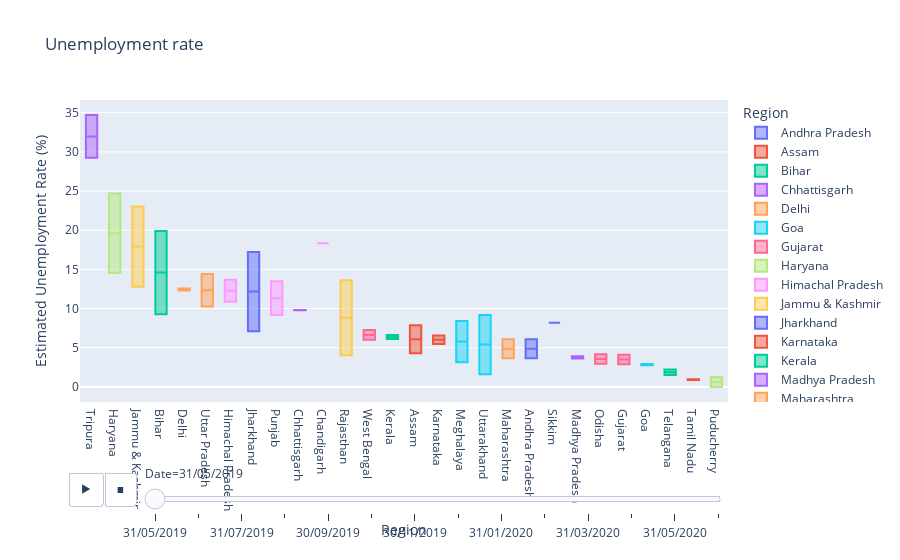

This figure's notebook cell:
### Markdown cell above
# Analyzing Data By Boxplot

### Code cell
fg = px.box(df,x='Region',y='Estimated Unemployment Rate (%)',color='Region',title='Unemployment rate',animation_frame='Date',template='plotly')
fg.update_layout(xaxis={'categoryorder':'total descending'})
fg.show()

### Figure 1 — Plotly figure (JSON) as saved in the notebook; plotly's stock layout.template omitted (floating-point values rounded to 4 significant figures)
{"data": [{"alignmentgroup": "True", "hovertemplate": "Region=%{x}<br>Date=31/05/2019<br>Estimated Unemployment Rate (%)=%{y}<extra></extra>", "legendgroup": "Andhra Pradesh", "marker": {"color": "#636efa"}, "name": "Andhra Pradesh", "notched": false, "offsetgroup": "Andhra Pradesh", "orientation": "v", "showlegend": true, "type": "box", "x": ["Andhra Pradesh", "Andhra Pradesh"], "x0": " ", "xaxis": "x", "y": [3.65, 6.09], "y0": " ", "yaxis": "y"}, {"alignmentgroup": "True", "hovertemplate": "Region=%{x}<br>Date=31/05/2019<br>Estimated Unemployment Rate (%)=%{y}<extra></extra>", "legendgroup": "Assam", "marker": {"color": "#EF553B"}, "name": "Assam", "notched": false, "offsetgroup": "Assam", "orientation": "v", "showlegend": true, "type": "box", "x": ["Assam", "Assam"], "x0": " ", "xaxis": "x", "y": [4.29, 7.87], "y0": " ", "yaxis": "y"}, {"alignmentgroup": "True", "hovertemplate": "Region=%{x}<br>Date=31/05/2019<br>Estimated Unemployment Rate (%)=%{y}<extra></extra>", "legendgroup": "Bihar", "marker": {"color": "#00cc96"}, "name": "Bihar", "notched": false, "offsetgroup": "Bihar", "orientation": "v", "showlegend": true, "type": "box", "x": ["Bihar", "Bihar"], "x0": " ", "xaxis": "x", "y": [9.27, 19.9], "y0": " ", "yaxis": "y"}, {"alignmentgroup": "True", "hovertemplate": "Region=%{x}<br>Date=31/05/2019<br>Estimated Unemployment Rate (%)=%{y}<extra></extra>", "legendgroup": "Chhattisgarh", "marker": {"color": "#ab63fa"}, "name": "Chhattisgarh", "notched": false, "offsetgroup": "Chhattisgarh", "orientation": "v", "showlegend": true, "type": "box", "x": ["Chhattisgarh", "Chhattisgarh"], "x0": " ", "xaxis": "x", "y": [9.82, 9.77], "y0": " ", "yaxis": "y"}, {"alignmentgroup": "True", "hovertemplate": "Region=%{x}<br>Date=31/05/2019<br>Estimated Unemployment Rate (%)=%{y}<extra></extra>", "legendgroup": "Delhi", "marker": {"color": "#FFA15A"}, "name": "Delhi", "notched": false, "offsetgroup": "Delhi", "orientation": "v", "showlegend": true, "type": "box", "x": ["Delhi", "Delhi"], "x0": " ", "xaxis": "x", "y": [12.56, 12.31], "y0": " ", "yaxis": "y"}, {"alignmentgroup": "True", "hovertemplate": "Region=%{x}<br>Date=31/05/2019<br>Estimated Unemployment Rate (%)=%{y}<extra></extra>", "legendgroup": "Goa", "marker": {"color": "#19d3f3"}, "name": "Goa", "notched": false, "offsetgroup": "Goa", "orientation": "v", "showlegend": true, "type": "box", "x": ["Goa", "Goa"], "x0": " ", "xaxis": "x", "y": [2.91, 2.75], "y0": " ", "yaxis": "y"}, {"alignmentgroup": "True", "hovertemplate": "Region=%{x}<br>Date=31/05/2019<br>Estimated Unemployment Rate (%)=%{y}<extra></extra>", "legendgroup": "Gujarat", "marker": {"color": "#FF6692"}, "name": "Gujarat", "notched": false, "offsetgroup": "Gujarat", "orientation": "v", "showlegend": true, "type": "box", "x": ["Gujarat", "Gujarat"], "x0": " ", "xaxis": "x", "y": [2.88, 4.09], "y0": " ", "yaxis": "y"}, {"alignmentgroup": "True", "hovertemplate": "Region=%{x}<br>Date=31/05/2019<br>Estimated Unemployment Rate (%)=%{y}<extra></extra>", "legendgroup": "Haryana", "marker": {"color": "#B6E880"}, "name": "Haryana", "notched": false, "offsetgroup": "Haryana", "orientation": "v", "showlegend": true, "type": "box", "x": ["Haryana", "Haryana"], "x0": " ", "xaxis": "x", "y": [14.54, 24.67], "y0": " ", "yaxis": "y"}, {"alignmentgroup": "True", "hovertemplate": "Region=%{x}<br>Date=31/05/2019<br>Estimated Unemployment Rate (%)=%{y}<extra></extra>", "legendgroup": "Himachal Pradesh", "marker": {"color": "#FF97FF"}, "name": "Himachal Pradesh", "notched": false, "offsetgroup": "Himachal Pradesh", "orientation": "v", "showlegend": true, "type": "box", "x": ["Himachal Pradesh", "Himachal Pradesh"], "x0": " ", "xaxis": "x", "y": [13.68, 10.88], "y0": " ", "yaxis": "y"}, {"alignmentgroup": "True", "hovertemplate": "Region=%{x}<br>Date=31/05/2019<br>Estimated Unemployment Rate (%)=%{y}<extra></extra>", "legendgroup": "Jammu & Kashmir", "marker": {"color": "#FECB52"}, "name": "Jammu & Kashmir", "notched": false, "offsetgroup": "Jammu & Kashmir", "orientation": "v", "showlegend": true, "type": "box", "x": ["Jammu & Kashmir", "Jammu & Kashmir"], "x0": " ", "xaxis": "x", "y": [12.78, 23.04], "y0": " ", "yaxis": "y"}, {"alignmentgroup": "True", "hovertemplate": "Region=%{x}<br>Date=31/05/2019<br>Estimated Unemployment Rate (%)=%{y}<extra></extra>", "legendgroup": "Jharkhand", "marker": {"color": "#636efa"}, "name": "Jharkhand", "notched": false, "offsetgroup": "Jharkhand", "orientation": "v", "showlegend": true, "type": "box", "x": ["Jharkhand", "Jharkhand"], "x0": " ", "xaxis": "x", "y": [7.11, 17.23], "y0": " ", "yaxis": "y"}, {"alignmentgroup": "True", "hovertemplate": "Region=%{x}<br>Date=31/05/2019<br>Estimated Unemployment Rate (%)=%{y}<extra></extra>", "legendgroup": "Karnataka", "marker": {"color": "#EF553B"}, "name": "Karnataka", "notched": false, "offsetgroup": "Karnataka", "orientation": "v", "showlegend": true, "type": "box", "x": ["Karnataka", "Karnataka"], "x0": " ", "xaxis": "x", "y": [5.46, 6.56], "y0": " ", "yaxis": "y"}, {"alignmentgroup": "True", "hovertemplate": "Region=%{x}<br>Date=31/05/2019<br>Estimated Unemployment Rate (%)=%{y}<extra></extra>", "legendgroup": "Kerala", "marker": {"color": "#00cc96"}, "name": "Kerala", "notched": false, "offsetgroup": "Kerala", "orientation": "v", "showlegend": true, "type": "box", "x": ["Kerala", "Kerala"], "x0": " ", "xaxis": "x", "y": [6.63, 6.11], "y0": " ", "yaxis": "y"}, {"alignmentgroup": "True", "hovertemplate": "Region=%{x}<br>Date=31/05/2019<br>Estimated Unemployment Rate (%)=%{y}<extra></extra>", "legendgroup": "Madhya Pradesh", "marker": {"color": "#ab63fa"}, "name": "Madhya Pradesh", "notched": false, "offsetgroup": "Madhya Pradesh", "orientation": "v", "showlegend": true, "type": "box", "x": ["Madhya Pradesh", "Madhya Pradesh"], "x0": " ", "xaxis": "x", "y": [3.63, 3.91], "y0": " ", "yaxis": "y"}, {"alignmentgroup": "True", "hovertemplate": "Region=%{x}<br>Date=31/05/2019<br>Estimated Unemployment Rate (%)=%{y}<extra></extra>", "legendgroup": "Maharashtra", "marker": {"color": "#FFA15A"}, "name": "Maharashtra", "notched": false, "offsetgroup": "Maharashtra", "orientation": "v", "showlegend": true, "type": "box", "x": ["Maharashtra", "Maharashtra"], "x0": " ", "xaxis": "x", "y": [3.67, 6.08], "y0": " ", "yaxis": "y"}, {"alignmentgroup": "True", "hovertemplate": "Region=%{x}<br>Date=31/05/2019<br>Estimated Unemployment Rate (%)=%{y}<extra></extra>", "legendgroup": "Meghalaya", "marker": {"color": "#19d3f3"}, "name": "Meghalaya", "notched": false, "offsetgroup": "Meghalaya", "orientation": "v", "showlegend": true, "type": "box", "x": ["Meghalaya", "Meghalaya"], "x0": " ", "xaxis": "x", "y": [3.16, 8.4], "y0": " ", "yaxis": "y"}, {"alignmentgroup": "True", "hovertemplate": "Region=%{x}<br>Date=31/05/2019<br>Estimated Unemployment Rate (%)=%{y}<extra></extra>", "legendgroup": "Odisha", "marker": {"color": "#FF6692"}, "name": "Odisha", "notched": false, "offsetgroup": "Odisha", "orientation": "v", "showlegend": true, "type": "box", "x": ["Odisha", "Odisha"], "x0": " ", "xaxis": "x", "y": [4.17, 2.95], "y0": " ", "yaxis": "y"}, {"alignmentgroup": "True", "hovertemplate": "Region=%{x}<br>Date=31/05/2019<br>Estimated Unemployment Rate (%)=%{y}<extra></extra>", "legendgroup": "Puducherry", "marker": {"color": "#B6E880"}, "name": "Puducherry", "notched": false, "offsetgroup": "Puducherry", "orientation": "v", "showlegend": true, "type": "box", "x": ["Puducherry", "Puducherry"], "x0": " ", "xaxis": "x", "y": [0, 1.25], "y0": " ", "yaxis": "y"}, {"alignmentgroup": "True", "hovertemplate": "Region=%{x}<br>Date=31/05/2019<br>Estimated Unemployment Rate (%)=%{y}<extra></extra>", "legendgroup": "Punjab", "marker": {"color": "#FF97FF"}, "name": "Punjab", "notched": false, "offsetgroup": "Punjab", "orientation": "v", "showlegend": true, "type": "box", "x": ["Punjab", "Punjab"], "x0": " ", "xaxis": "x", "y": [9.17, 13.49], "y0": " ", "yaxis": "y"}, {"alignmentgroup": "True", "hovertemplate": "Region=%{x}<br>Date=31/05/2019<br>Estimated Unemployment Rate (%)=%{y}<extra></extra>", "legendgroup": "Rajasthan", "marker": {"color": "#FECB52"}, "name": "Rajasthan", "notched": false, "offsetgroup": "Rajasthan", "orientation": "v", "showlegend": true, "type": "box", "x": ["Rajasthan", "Rajasthan"], "x0": " ", "xaxis": "x", "y": [4.03, 13.62], "y0": " ", "yaxis": "y"}, {"alignmentgroup": "True", "hovertemplate": "Region=%{x}<br>Date=31/05/2019<br>Estimated Unemployment Rate (%)=%{y}<extra></extra>", "legendgroup": "Sikkim", "marker": {"color": "#636efa"}, "name": "Sikkim", "notched": false, "offsetgroup": "Sikkim", "orientation": "v", "showlegend": true, "type": "box", "x": ["Sikkim"], "x0": " ", "xaxis": "x", "y": [8.2], "y0": " ", "yaxis": "y"}, {"alignmentgroup": "True", "hovertemplate": "Region=%{x}<br>Date=31/05/2019<br>Estimated Unemployment Rate (%)=%{y}<extra></extra>", "legendgroup": "Tamil Nadu", "marker": {"color": "#EF553B"}, "name": "Tamil Nadu", "notched": false, "offsetgroup": "Tamil Nadu", "orientation": "v", "showlegend": true, "type": "box", "x": ["Tamil Nadu", "Tamil Nadu"], "x0": " ", "xaxis": "x", "y": [0.97, 0.89], "y0": " ", "yaxis": "y"}, {"alignmentgroup": "True", "hovertemplate": "Region=%{x}<br>Date=31/05/2019<br>Estimated Unemployment Rate (%)=%{y}<extra></extra>", "legendgroup": "Telangana", "marker": {"color": "#00cc96"}, "name": "Telangana", "notched": false, "offsetgroup": "Telangana", "orientation": "v", "showlegend": true, "type": "box", "x": ["Telangana", "Telangana"], "x0": " ", "xaxis": "x", "y": [2.23, 1.52], "y0": " ", "yaxis": "y"}, {"alignmentgroup": "True", "hovertemplate": "Region=%{x}<br>Date=31/05/2019<br>Estimated Unemployment Rate (%)=%{y}<extra></extra>", "legendgroup": "Tripura", "marker": {"color": "#ab63fa"}, "name": "Tripura", "notched": false, "offsetgroup": "Tripura", "orientation": "v", "showlegend": true, "type": "box", "x": ["Tripura", "Tripura"], "x0": " ", "xaxis": "x", "y": [29.25, 34.69], "y0": " ", "yaxis": "y"}, {"alignmentgroup": "True", "hovertemplate": "Region=%{x}<br>Date=31/05/2019<br>Estimated Unemployment Rate (%)=%{y}<extra></extra>", "legendgroup": "Uttar Pradesh", "marker": {"color": "#FFA15A"}, "name": "Uttar Pradesh", "notched": false, "offsetgroup": "Uttar Pradesh", "orientation": "v", "showlegend": true, "type": "box", "x": ["Uttar Pradesh", "Uttar Pradesh"], "x0": " ", "xaxis": "x", "y": [10.26, 14.4], "y0": " ", "yaxis": "y"}, {"alignmentgroup": "True", "hovertemplate": "Region=%{x}<br>Date=31/05/2019<br>Estimated Unemployment Rate (%)=%{y}<extra></extra>", "legendgroup": "Uttarakhand", "marker": {"color": "#19d3f3"}, "name": "Uttarakhand", "notched": false, "offsetgroup": "Uttarakhand", "orientation": "v", "showlegend": true, "type": "box", "x": ["Uttarakhand", "Uttarakhand"], "x0": " ", "xaxis": "x", "y": [1.63, 9.17], "y0": " ", "yaxis": "y"}, {"alignmentgroup": "True", "hovertemplate": "Region=%{x}<br>Date=31/05/2019<br>Estimated Unemployment Rate (%)=%{y}<extra></extra>", "legendgroup": "West Bengal", "marker": {"color": "#FF6692"}, "name": "West Bengal", "notched": false, "offsetgroup": "West Bengal", "orientation": "v", "showlegend": true, "type": "box", "x": ["West Bengal", "West Bengal"], "x0": " ", "xaxis": "x", "y": [6.02, 7.25], "y0": " ", "yaxis": "y"}, {"alignmentgroup": "True", "hovertemplate": "Region=%{x}<br>Date=31/05/2019<br>Estimated Unemployment Rate (%)=%{y}<extra></extra>", "legendgroup": "Chandigarh", "marker": {"color": "#FF97FF"}, "name": "Chandigarh", "notched": false, "offsetgroup": "Chandigarh", "orientation": "v", "showlegend": true, "type": "box", "x": ["Chandigarh"], "x0": " ", "xaxis": "x", "y": [18.35], "y0": " ", "yaxis": "y"}], "layout": {"boxmode": "overlay", "legend": {"title": {"text": "Region"}, "tracegroupgap": 0}, "sliders": [{"active": 0, "currentvalue": {"prefix": "Date="}, "len": 0.9, "pad": {"b": 10, "t": 60}, "steps": [{"args": [["31/05/2019"], {"frame": {"duration": 0, "redraw": true}, "fromcurrent": true, "mode": "immediate", "transition": {"duration": 0, "easing": "linear"}}], "label": "31/05/2019", "method": "animate"}, {"args": [["30/06/2019"], {"frame": {"duration": 0, "redraw": true}, "fromcurrent": true, "mode": "immediate", "transition": {"duration": 0, "easing": "linear"}}], "label": "30/06/2019", "method": "animate"}, {"args": [["31/07/2019"], {"frame": {"duration": 0, "redraw": true}, "fromcurrent": true, "mode": "immediate", "transition": {"duration": 0, "easing": "linear"}}], "label": "31/07/2019", "method": "animate"}, {"args": [["31/08/2019"], {"frame": {"duration": 0, "redraw": true}, "fromcurrent": true, "mode": "immediate", "transition": {"duration": 0, "easing": "linear"}}], "label": "31/08/2019", "method": "animate"}, {"args": [["30/09/2019"], {"frame": {"duration": 0, "redraw": true}, "fromcurrent": true, "mode": "immediate", "transition": {"duration": 0, "easing": "linear"}}], "label": "30/09/2019", "method": "animate"}, {"args": [["31/10/2019"], {"frame": {"duration": 0, "redraw": true}, "fromcurrent": true, "mode": "immediate", "transition": {"duration": 0, "easing": "linear"}}], "label": "31/10/2019", "method": "animate"}, {"args": [["30/11/2019"], {"frame": {"duration": 0, "redraw": true}, "fromcurrent": true, "mode": "immediate", "transition": {"duration": 0, "easing": "linear"}}], "label": "30/11/2019", "method": "animate"}, {"args": [["31/12/2019"], {"frame": {"duration": 0, "redraw": true}, "fromcurrent": true, "mode": "immediate", "transition": {"duration": 0, "easing": "linear"}}], "label": "31/12/2019", "method": "animate"}, {"args": [["31/01/2020"], {"frame": {"duration": 0, "redraw": true}, "fromcurrent": true, "mode": "immediate", "transition": {"duration": 0, "easing": "linear"}}], "label": "31/01/2020", "method": "animate"}, {"args": [["29/02/2020"], {"frame": {"duration": 0, "redraw": true}, "fromcurrent": true, "mode": "immediate", "transition": {"duration": 0, "easing": "linear"}}], "label": "29/02/2020", "method": "animate"}, {"args": [["31/03/2020"], {"frame": {"duration": 0, "redraw": true}, "fromcurrent": true, "mode": "immediate", "transition": {"duration": 0, "easing": "linear"}}], "label": "31/03/2020", "method": "animate"}, {"args": [["30/04/2020"], {"frame": {"duration": 0, "redraw": true}, "fromcurrent": true, "mode": "immediate", "transition": {"duration": 0, "easing": "linear"}}], "label": "30/04/2020", "method": "animate"}, {"args": [["31/05/2020"], {"frame": {"duration": 0, "redraw": true}, "fromcurrent": true, "mode": "immediate", "transition": {"duration": 0, "easing": "linear"}}], "label": "31/05/2020", "method": "animate"}, {"args": [["30/06/2020"], {"frame": {"duration": 0, "redraw": true}, "fromcurrent": true, "mode": "immediate", "transition": {"duration": 0, "easing": "linear"}}], "label": "30/06/2020", "method": "animate"}], "x": 0.1, "xanchor": "left", "y": 0, "yanchor": "top"}], "title": {"text": "Unemployment rate"}, "updatemenus": [{"buttons": [{"args": [null, {"frame": {"duration": 500, "redraw": true}, "fromcurrent": true, "mode": "immediate", "transition": {"duration": 500, "easing": "linear"}}], "label": "&#9654;", "method": "animate"}, {"args": [[null], {"frame": {"duration": 0, "redraw": true}, "fromcurrent": true, "mode": "immediate", "transition": {"duration": 0, "easing": "linear"}}], "label": "&#9724;", "method": "animate"}], "direction": "left", "pad": {"r": 10, "t": 70}, "showactive": false, "type": "buttons", "x": 0.1, "xanchor": "right", "y": 0, "yanchor": "top"}], "xaxis": {"anchor": "y", "categoryarray": ["Andhra Pradesh", "Assam", "Bihar", "Chhattisgarh", "Delhi", "Goa", "Gujarat", "Haryana", "Himachal Pradesh", "Jammu & Kashmir", "Jharkhand", "Karnataka", "Kerala", "Madhya Pradesh", "Maharashtra", "Meghalaya", "Odisha", "Puducherry", "Punjab", "Rajasthan", "Sikkim", "Tamil Nadu", "Telangana", "Tripura", "Uttar Pradesh", "Uttarakhand", "West Bengal", null, "Chandigarh"], "categoryorder": "total descending", "domain": [0, 1], "title": {"text": "Region"}}, "yaxis": {"anchor": "x", "domain": [0, 1], "title": {"text": "Estimated Unemployment Rate (%)"}}}}
